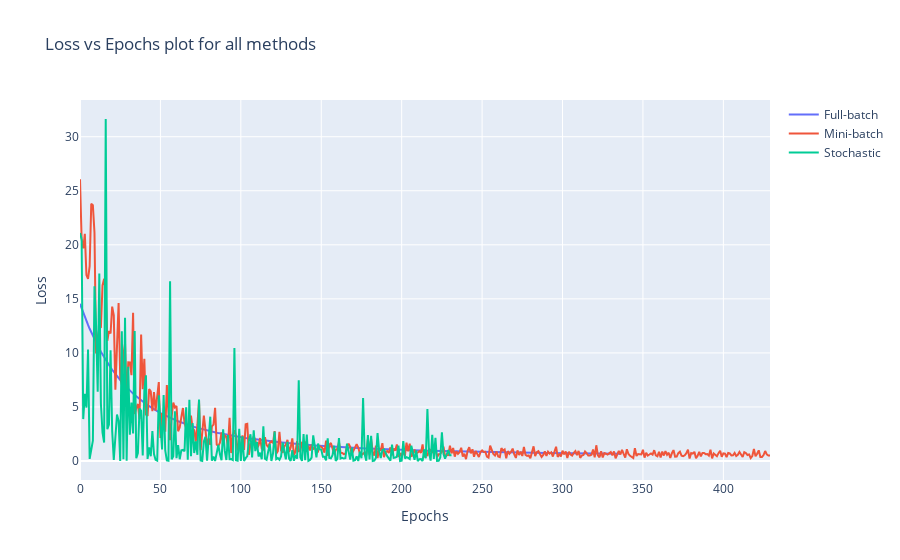

Notebook code cell kept with this figure:
### Code cell
# Plot the loss vs epochs for all the methods
fig = go.Figure()
fig.add_trace(go.Scatter(x=np.arange(len(full_batch_losses)), y=full_batch_losses, mode='lines', name='Full-batch'))
fig.add_trace(go.Scatter(x=np.arange(len(mini_batch_losses)), y=mini_batch_losses, mode='lines', name='Mini-batch'))
fig.add_trace(go.Scatter(x=np.arange(len(stochastic_losses)), y=stochastic_losses, mode='lines', name='Stochastic'))
fig.update_layout(title='Loss vs Epochs plot for all methods', xaxis_title='Epochs', yaxis_title='Loss')
fig.show()

### Figure 1 — Plotly figure (JSON) as saved in the notebook; plotly's stock layout.template omitted (floating-point values rounded to 4 significant figures; data arrays with more than 128 entries replaced by an {"elided": "..."} marker saying what was removed)
{"data": [{"mode": "lines", "name": "Full-batch", "type": "scatter", "x": {"elided": "337 int values"}, "y": {"elided": "337 float values"}}, {"mode": "lines", "name": "Mini-batch", "type": "scatter", "x": {"elided": "430 int values"}, "y": {"elided": "430 float values"}}, {"mode": "lines", "name": "Stochastic", "type": "scatter", "x": {"elided": "232 int values"}, "y": {"elided": "232 float values"}}], "layout": {"title": {"text": "Loss vs Epochs plot for all methods"}, "xaxis": {"title": {"text": "Epochs"}}, "yaxis": {"title": {"text": "Loss"}}}}
